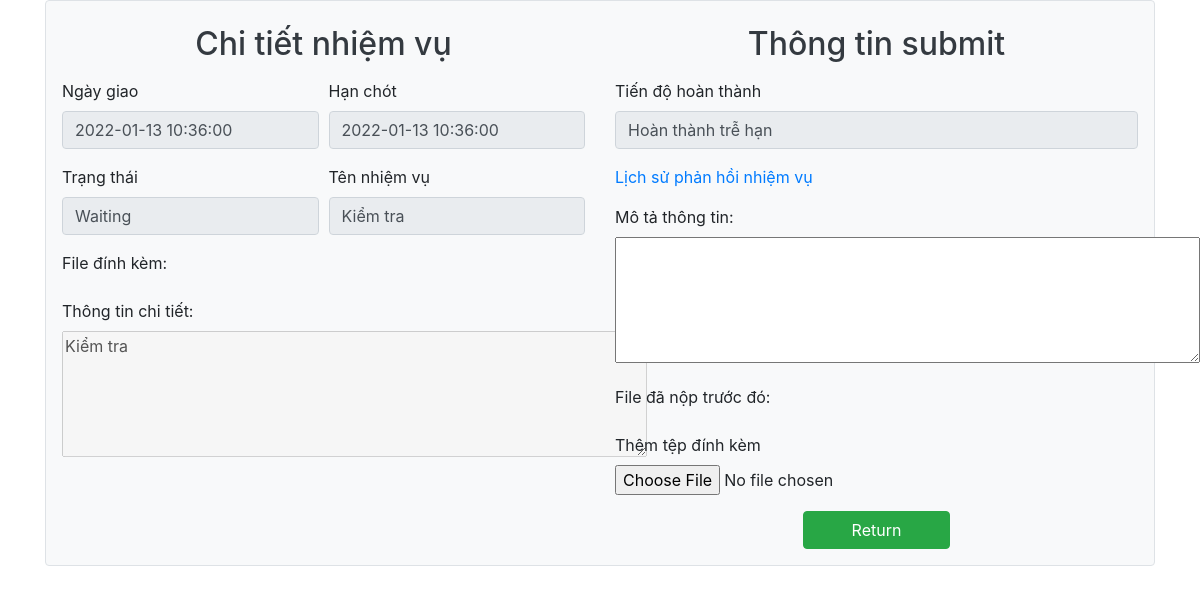
Page /views/employeetasksubmit.php?id=61df9e356b7d9 (signed in) on the earlier database version.
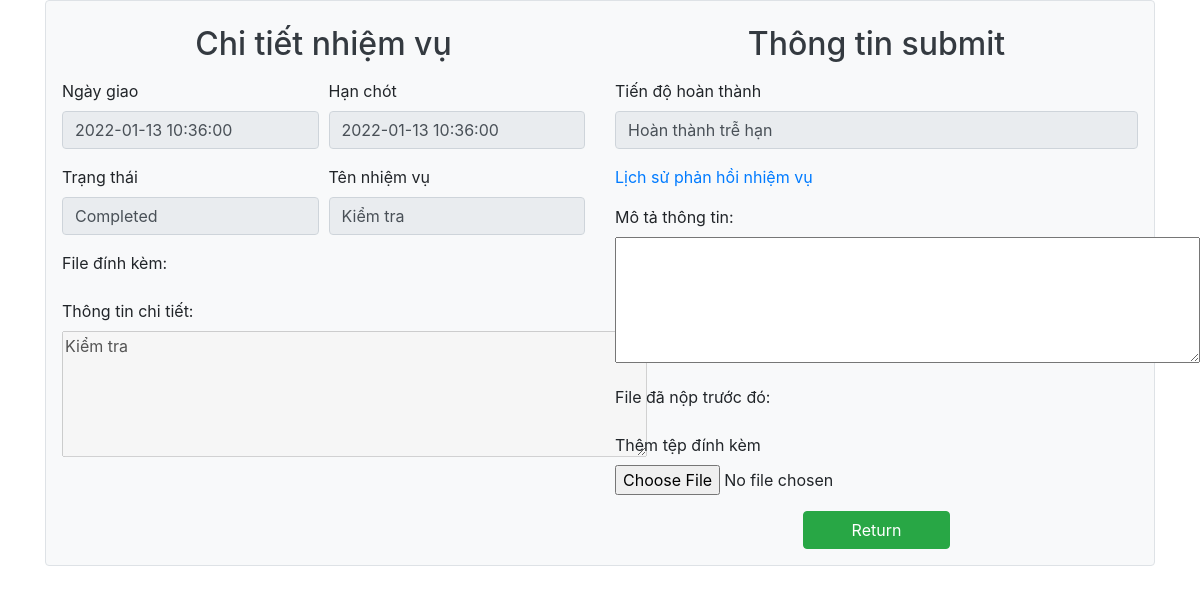
Same page on the later database version.
### tables this page shows
CREATE TABLE `task` (
  `id` varchar(50) NOT NULL,
  `title` varchar(100) NOT NULL,
  `detail` varchar(5000) NOT NULL,
  `start_day` datetime NOT NULL,
  `deadline` datetime NOT NULL,
  `account_id` varchar(50) NOT NULL,
  `status` varchar(50) NOT NULL,
  `tag_file` varchar(100) NOT NULL,
  `department_id` varchar(50) NOT NULL,
  `review` varchar(50) NOT NULL,
  `process` varchar(50) NOT NULL
);

### www/admin/db.php (called while the page is built, shortened)
<?php
function open_database()
{
    $conn = new mysqli(host, user, pass, db);
    $conn->set_charset("utf8");
    return $conn;
}
function get_task_id($id)
{
    $sql = 'select * from task where id = ?';
    $conn = open_database();
    $stm = $conn->prepare($sql);
    $stm->bind_param('s', $id);
    if (!$stm->execute()) {
        return array('code' => 1, 'error' => 'Can not execute command');
    }
    $result = $stm->get_result();
    return $result->fetch_assoc();
}

### www/views/employeetasksubmit.php (the view, shortened to what this page needs)
<?php
require_once('../admin/db.php');
if (isset($_GET['id'])) {
    $id = $_GET['id'];
    $data = get_task_id($id);
    if ($data['tag_file'] == " ") {
        $namefile = '';
    } else {
        $file = explode("/", $data['tag_file']);
        $namefile = $file['2'];
    }
} else {
    header('Location: unknown.php');
    exit();
}
?>
<!doctype html>
<html lang="en">
<head>
    <link rel="stylesheet" href="https://stackpath.bootstrapcdn.com/bootstrap/4.3.1/css/bootstrap.min.css">
</head>
<body>
    <div class="container">
                <form action="" enctype="multipart/form-data" method="post" class="border rounded w-100 mb-5 mx-auto px-3 pt-3 bg-light">
                    <div class="row justify-content-center">
                        <div class="col-lg-6 col-md-8">
                            <h2 class="text-center text-dark mt-2 mb-3">Chi tiết nhiệm vụ</h2>
                            <div class="form-row">
                                <div class="form-group col-md-6">
                                    <label for="name">Ngày giao</label>
                                    <input type="text" name="ngaygiao" id="ngaygiao" value="<?= $data['start_day'] ?>" class="form-control" disabled>
                                </div>
                                <div class="form-group col-md-6">
                                    <label for="id">Hạn chót</label>
                                    <input type="text" name="hanchot" id="hanchot" value="<?= $data['deadline'] ?>" class="form-control" disabled>
                                </div>
                            </div>
                            <div class="form-row">
                                <div class="form-group col-md-6">
                                    <label for="">Trạng thái</label>
                                    <input type="text" name="status" id="status" value="<?= $data['status'] ?>" class="form-control" disabled>
                                </div>
                                <div class="form-group col-md-6">
                                    <label for="">Tên nhiệm vụ</label>
                                    <input type="text" name="taskName" id="taskname" value="<?php echo $data['title'] ?>" class="form-control" disabled>
                                </div>
                            </div>
                            <div class="form-group">
                                <label for="">File đính kèm: <a href="<?php echo $data['tag_file'] ?>" download><?= $namefile ?></a></label>
                            </div>
                            <div class="form-group">
                                <label for="user">Thông tin chi tiết:</label>
                                <br>
                                <p class="text-center"> <textarea wrap="hard" disabled name="" id="" cols="55" rows="5"><?= $data['detail'] ?></textarea></p>
                            </div>
                        </div>
                        <div class="col-lg-6 col-md-8">
                            <h2 class="text-center text-dark mt-2 mb-3">Thông tin submit</h2>
                            <?php
                                if ($data['status'] != "In progess") {
                                    ?>
                                        <div class="form-group">
                                            <label for="">Tiến độ hoàn thành</label>
                                            <input type="text" name="status" id="status" value="<?= $data['process'] ?>" class="form-control" disabled>
                                        </div>
                                    <?php
                                }
                            ?>
                            <div class="form-group">
                                <a href="../views/submitlist.php?id=<?= $data['id'] ?>"><p>Lịch sử phản hồi nhiệm vụ</p></a>
                            </div>
                            <div class="form-group">
                                <label for="">Mô tả thông tin:</label>
                                <br>
                                <p class="text-center"> <textarea name="detail" id="detail" cols="55" rows="5"></textarea></p>
                            </div>
                            <?php
                                if ($data['status'] != "In progress") {
                                    ?>
                                        <div class="form-group">
                                            <label for="">File đã nộp trước đó: <a href="" download></a></label>
                                        </div>
                                    <?php
                                }
                            ?>
                            <div class="form-group">
                                <label for="">Thêm tệp đính kèm</label>
                                <br>
                                <input required type='file' id="file" name="file" />
                            </div>
                            <div class="form-group text-center">
                                <?php
                                    if ($data['status'] == "Waiting" || $data['status'] == "Completed") {
                                        ?>
                                        <a href="../views/employee_index.php" class="btn btn-success px-5 h-5">Return</a>
                                        <?php
                                    }
                                    else {
                                        ?>
                                            <button type="submit" class="btn btn-success px-5 h-5">Submit</button>
                                            <a href="../views/employee_index.php" class="btn btn-danger px-5 h-5">Return</a>
                                        <?php
                                    }
                                ?>
                            </div>
                        </div>
                    </div>
                </form>
    </div>
</body>
</html>

Differences in the rows shown:
changed task "Kiểm tra": status "Waiting" → "Completed"
